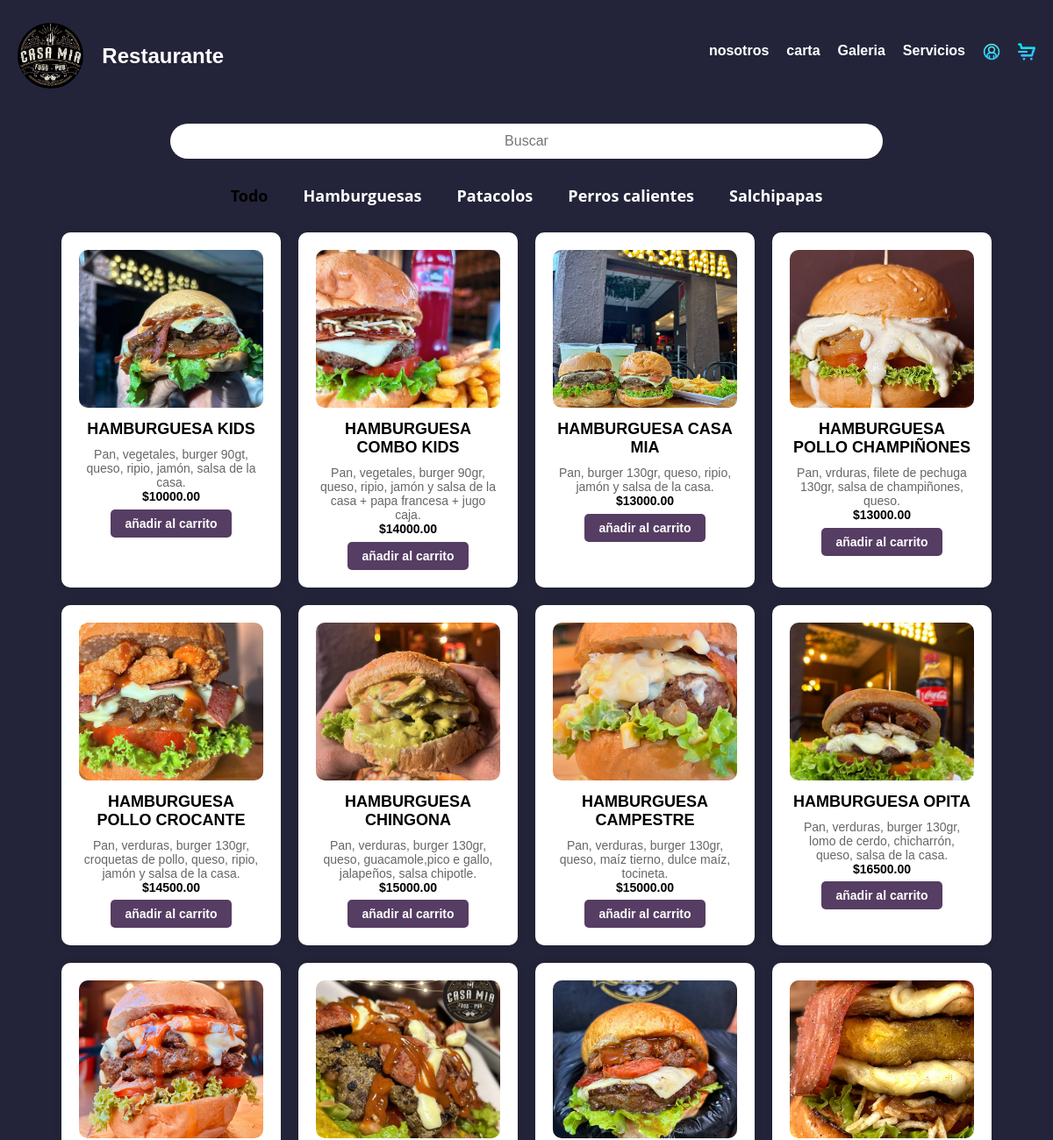
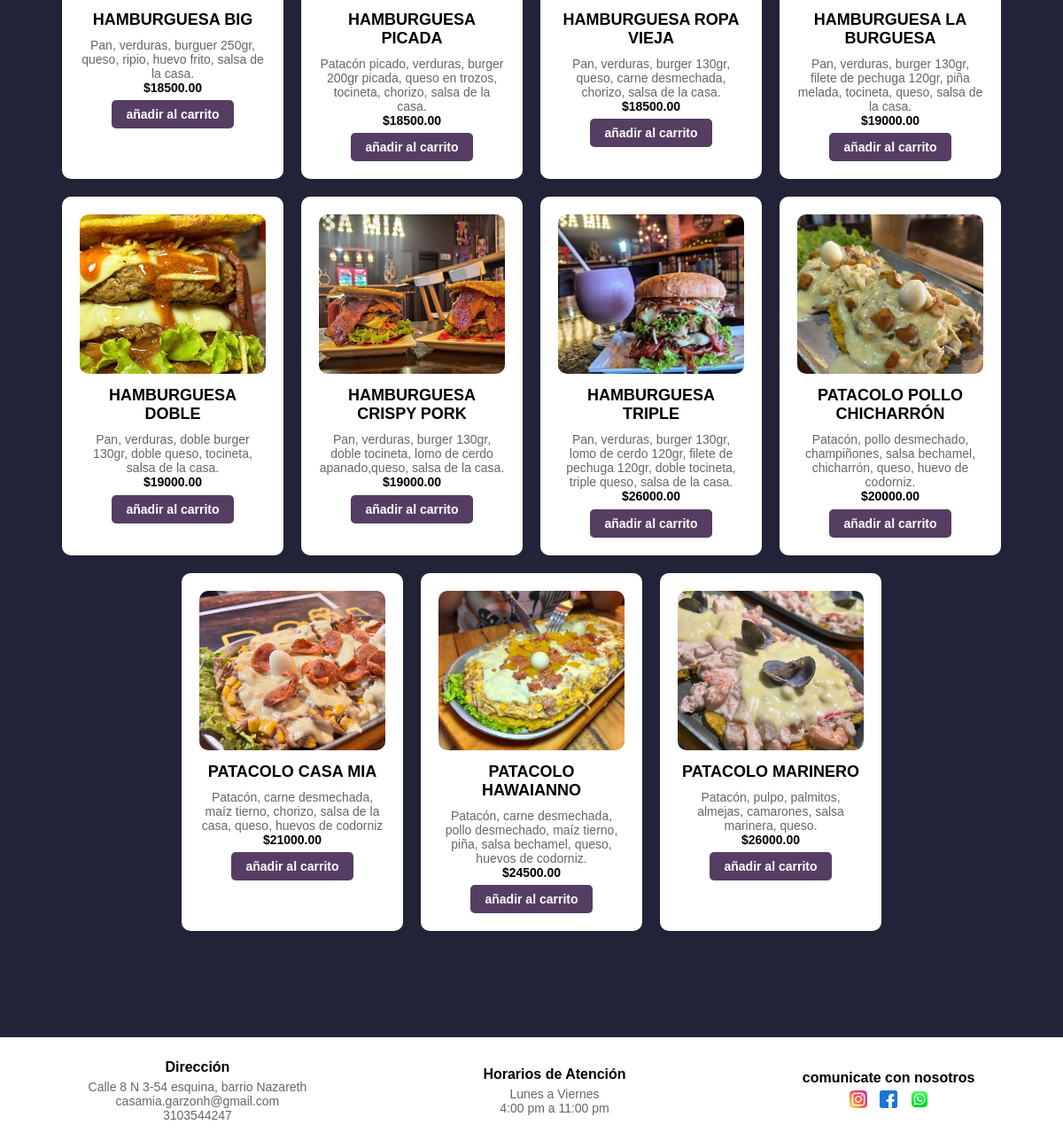
/productos/, run on an earlier commit of the app's database (2 pictures, top to bottom).
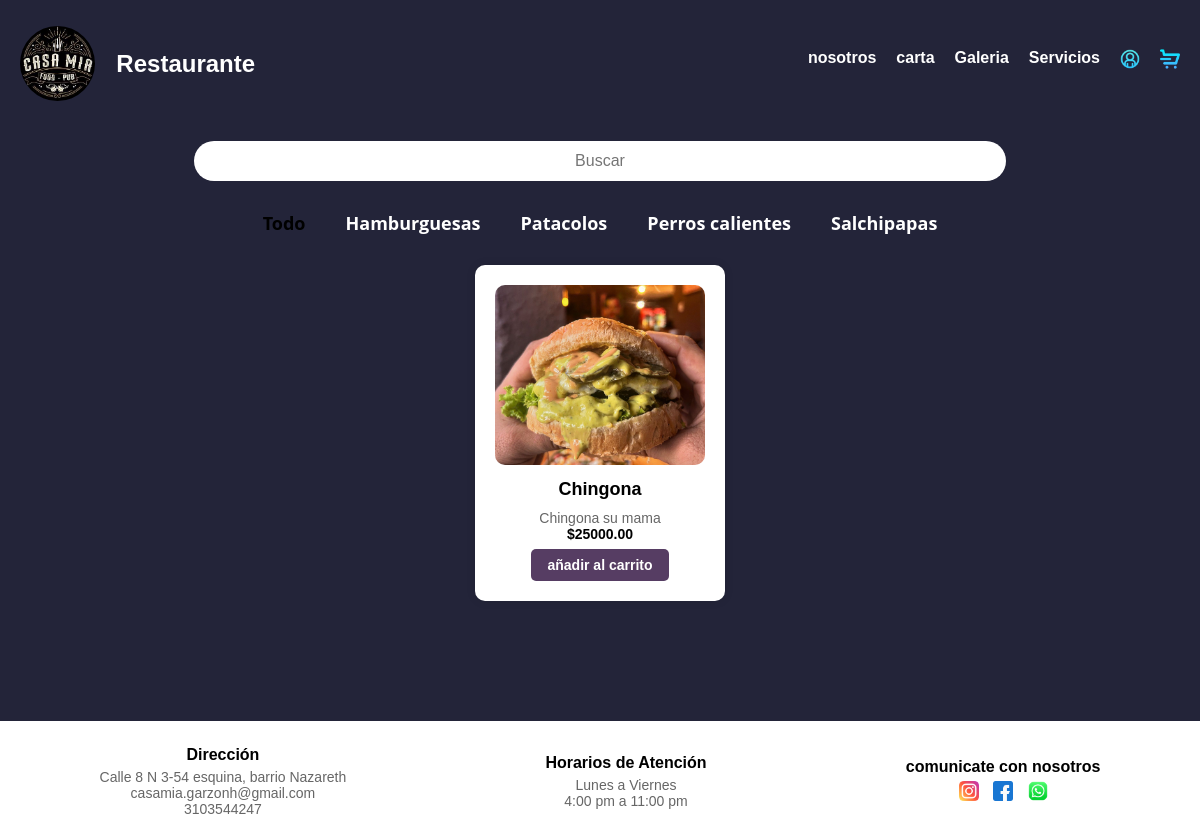
And on a later commit of the database.
### web/models.py (models this page shows)
class Producto(models.Model):
    id = models.AutoField(primary_key=True)
    imagen = models.ImageField(upload_to='productos/', blank=True, null=True)
    nombre = models.CharField(max_length=255)
    caracteristicas = models.TextField()
    precio = models.DecimalField(max_digits=10, decimal_places=2)
    cantidad = models.PositiveIntegerField()
    def __str__(self):
        return f"{self.nombre} - ${self.precio}"

### web/views.py (the view)
# urls.py: path('productos/',views.productos, name='productos'),
def productos(request):
    productos = Producto.objects.all()  # Obtiene todos los productos
    return render(request, 'productos.html', {'productos': productos})

### web/templates/productos.html (shortened to what this page needs)
{% extends 'base.html' %}
{% block content %}
{% load static %}
<link rel="stylesheet" href="{% static 'css/productos.css'%}">
<div class="container">
	<header>
		<form action="javascript:void(0);">
			<input type="text" id="bar-search" class="bar-search" placeholder="Buscar">
		</form>
		<div id="categories" class="categories">
			<a href="javascript:void(0);" class="active">
			 Todo
			</a>
			<a href="javascript:void(0);">
			 Hamburguesas
			</a>
			<a href="javascript:void(0);">
			 Patacolos
			</a>
			<a href="javascript:void(0);">
			 Perros calientes
			</a>
			<a href="javascript:void(0);">
			 Salchipapas
			</a>
		</div>
	</header>
{% if productos %}
    <div class="productos-container">
        {% for producto in productos %}
            <div class="producto-card">
                {% if producto.imagen %}
                    <img src="{{ producto.imagen.url }}" alt="{{ producto.nombre }}">
                {% else %}
                    <img src="{% static 'img/no-image.png' %}" alt="Sin imagen">
                {% endif %}
                <h2>{{ producto.nombre }}</h2>
                <p>{{ producto.caracteristicas }}</p>
                <p class="precio">${{ producto.precio }}</p>
                <button type="button" class="btn btn-success btn-sm comprar-btn" data-id="{{producto}}">añadir al carrito</button>
            </div>
        {% endfor %}
    </div>
{% else %}
    <p>No hay productos disponibles.</p>
{% endif %}
{% endblock %}

### web/templates/base.html (shortened to what this page needs)
<!DOCTYPE html>
<html lang="en">
<head>
    {% load static %}
    <link rel="stylesheet" href="{% static 'css/style.css' %}">
</head>
<body>
    <header>
        <nav>
            <a href="{% url 'home' %}">
                <div class="logo">
                    <img src="{% static 'img/CASAMIA.jpeg' %}" alt="" >
                        <h1> Restaurante</h1>
                </div>
            </a>
            <ul class="menu">
                <li><a href="{% url 'nosotros'%}">nosotros</a></li>
                <li><a href="{% url 'productos'%}">carta</a></li>
                <li><a href="{% url 'galeria'%}">Galeria</a></li>
                <li class="dropdown">
                    <a href="dropdown-toggle">Servicios</a>
                </li>
                <li ><a href="{% url 'login'%}">  <img src="{% static 'img/perfil.png' %}"  width="20px" height="20px"></a></li>
                <li ><a href="">  <img src="{% static 'img/carrito.png' %}"  width="20px" height="20px"></a></li>
            </ul>
        </nav>
    </header>
        {% block content %}
        {% endblock %}
    <footer class="footer">
        <div class="footer-container">
            <div>
                <h4>Dirección</h4>
                <p>Calle 8 N 3-54 esquina, barrio Nazareth</p>
                <p>casamia.garzonh@gmail.com</p>
                <p>3103544247</p>
            </div>
            <div>
                <h4>Horarios de Atención</h4>
                <p>Lunes a Viernes</p>
                <p>4:00 pm a 11:00 pm</p>
            </div>
            <div class="social-icons">
                <h4>comunicate con nosotros</h4>
                <a href="https://www.instagram.com/casamiagarzon/"><img src="{% static 'img/instagram.png' %}"  alt="Instagram"></a>
                <a href="https://www.facebook.com/search/top?q=casamia%20garzon"><img src="{% static 'img/facebook.png' %}" alt="Facebook"></a>
                <a href="https://wa.me/message/DQ3EYIZCS24KM1" target="_blank"><img src="{% static 'img/whas.png' %}"></a>
            </div>
        </div>
    </footer>
</body>
</html>

### web/static/css/style.css (style rules this page uses)
* { margin: 0; padding: 0; box-sizing: border-box; }
body { font-family: Arial, sans-serif; background-color: rgba(35, 36, 57, 1); background-repeat: no-repeat; background-attachment: fixed; background-size: cover; }
header { background-color: rgba(35, 36, 57, 1); padding: 20px; }
nav { display: flex; justify-content: space-between; align-items: center; }
.logo { display: flex; align-items: center; gap: 10%; margin-top: 3%; text-align: center; color: #ffffff; text-decoration: none; list-style: none; }
.logo img { border-radius: 50%; height: 75px; }
.menu { list-style: none; display: flex; }
.menu li { margin-left: 20px; }
.menu a { text-decoration: none; color: #ffffff; font-weight: bold; }
.dropdown { position: relative; }
.footer { height: 30%; position: relative; background-color: #ffffff; color: rgb(0, 0, 0); padding: 10px 0; }
.footer-container { display: flex; justify-content: space-around; align-items: center; padding: 10px 0; }
.footer div { text-align: center; }
.footer h4 { margin: 5px 0; }
.footer p { margin: 0; font-size: 14px; }
.social-icons a { margin: 0 5px; text-decoration: none; }
.social-icons img { width: 20px; height: 20px; }

### web/static/css/productos.css (style rules this page uses)
a { text-decoration: none; }
.container header form { display: flex; justify-content: center; margin-bottom: 20px; width: 100%; }
.container header form .bar-search { background-color: #ffffff; border-radius: 100px; border-style: none; font-size: 1rem; height: 40px; line-height: 40px; padding: 0 20px; text-align: center; width: 70%; }
.container header .categories { display: flex; flex-wrap: wrap; justify-content: center; }
.container header .categories a { color: #ffffff; font: 700 18px 'Open Sans', sans-serif; margin: 10px 20px; }
.container header .categories a.active { color: #000000; }
.productos-container { display: flex; flex-wrap: wrap; justify-content: center; gap: 20px; margin-bottom: 10%; }
.producto-card { background: white; border-radius: 10px; box-shadow: 0 0 10px rgba(0, 0, 0, 0.1); padding: 20px; text-align: center; width: 250px; }
.producto-card img { width: 100%; height: 180px; object-fit: cover; border-radius: 10px; }
h2 { font-size: 18px; margin: 10px 0; }
p { font-size: 14px; color: #666; }
.precio { font-weight: bold; color: #000000; }
.comprar-btn { margin-top: 3%; background-color: #563d63; border: none; color: white; padding: 8px 16px; font-size: 14px; font-weight: bold; border-radius: 5px; cursor: pointer; transition: all 0.3s ease-in-out; display: inline-flex; align-items: center; gap: 5px; }

What changed in the data, as far as the page shows it:
removed Producto: imagen (picture), nombre "HAMBURGUESA KIDS", caracteristicas "Pan, vegetales, burger 90gt, queso, ripio, jamón, salsa de la casa.", precio "10000.00"
removed Producto: imagen (picture), nombre "HAMBURGUESA COMBO KIDS", caracteristicas "Pan, vegetales, burger 90gr, queso, ripio, jamón y salsa de la casa + papa francesa + jugo caja.", precio "14000.00"
removed Producto: imagen (picture), nombre "HAMBURGUESA CASA MIA", caracteristicas "Pan, burger 130gr, queso, ripio, jamón y salsa de la casa.", precio "13000.00"
removed Producto: imagen (picture), nombre "HAMBURGUESA POLLO CHAMPIÑONES", caracteristicas "Pan, vrduras, filete de pechuga 130gr, salsa de champiñones, queso.", precio "13000.00"
removed Producto: imagen (picture), nombre "HAMBURGUESA POLLO CROCANTE", caracteristicas "Pan, verduras, burger 130gr, croquetas de pollo, queso, ripio, jamón y salsa de la casa.", precio "14500.00"
removed Producto: imagen (picture), nombre "HAMBURGUESA CHINGONA", caracteristicas "Pan, verduras, burger 130gr, queso, guacamole,pico e gallo, jalapeños, salsa chipotle.", precio "15000.00"
removed Producto: imagen (picture), nombre "HAMBURGUESA CAMPESTRE", caracteristicas "Pan, verduras, burger 130gr, queso, maíz tierno, dulce maíz, tocineta.", precio "15000.00"
removed Producto: imagen (picture), nombre "HAMBURGUESA OPITA", caracteristicas "Pan, verduras, burger 130gr, lomo de cerdo, chicharrón, queso, salsa de la casa.", precio "16500.00"
removed Producto: imagen (picture), nombre "HAMBURGUESA BIG", caracteristicas "Pan, verduras, burguer 250gr, queso, ripio, huevo frito, salsa de la casa.", precio "18500.00"
removed Producto: imagen (picture), nombre "HAMBURGUESA PICADA", caracteristicas "Patacón picado, verduras, burger 200gr picada, queso en trozos, tocineta, chorizo, salsa de la casa.", precio "18500.00"
removed Producto: imagen (picture), nombre "HAMBURGUESA ROPA VIEJA", caracteristicas "Pan, verduras, burger 130gr, queso, carne desmechada, chorizo, salsa de la casa.", precio "18500.00"
removed Producto: imagen (picture), nombre "HAMBURGUESA LA BURGUESA", caracteristicas "Pan, verduras, burger 130gr, filete de pechuga 120gr, piña melada, tocineta, queso, salsa de la casa.", precio "19000.00"
removed Producto: imagen (picture), nombre "HAMBURGUESA DOBLE", caracteristicas "Pan, verduras, doble burger 130gr, doble queso, tocineta, salsa de la casa.", precio "19000.00"
removed Producto: imagen (picture), nombre "HAMBURGUESA CRISPY PORK", caracteristicas "Pan, verduras, burger 130gr, doble tocineta, lomo de cerdo apanado,queso, salsa de la casa.", precio "19000.00"
removed Producto: imagen (picture), nombre "HAMBURGUESA TRIPLE", caracteristicas "Pan, verduras, burger 130gr, lomo de cerdo 120gr, filete de pechuga 120gr, doble tocineta, triple queso, salsa de la casa.", precio "26000.00"
removed Producto: imagen (picture), nombre "PATACOLO POLLO CHICHARRÓN", caracteristicas "Patacón, pollo desmechado, champiñones, salsa bechamel, chicharrón, queso, huevo de codorniz.", precio "20000.00"
removed Producto: imagen (picture), nombre "PATACOLO CASA MIA", caracteristicas "Patacón, carne desmechada, maíz tierno, chorizo, salsa de la casa, queso, huevos de codorniz", precio "21000.00"
removed Producto: imagen (picture), nombre "PATACOLO HAWAIANNO", caracteristicas "Patacón, carne desmechada, pollo desmechado, maíz tierno, piña, salsa bechamel, queso, huevos de codorniz.", precio "24500.00"
removed Producto: imagen (picture), nombre "PATACOLO MARINERO", caracteristicas "Patacón, pulpo, palmitos, almejas, camarones, salsa marinera, queso.", precio "26000.00"
added Producto: imagen (picture), nombre "Chingona", caracteristicas "Chingona su mama", precio "25000.00"
